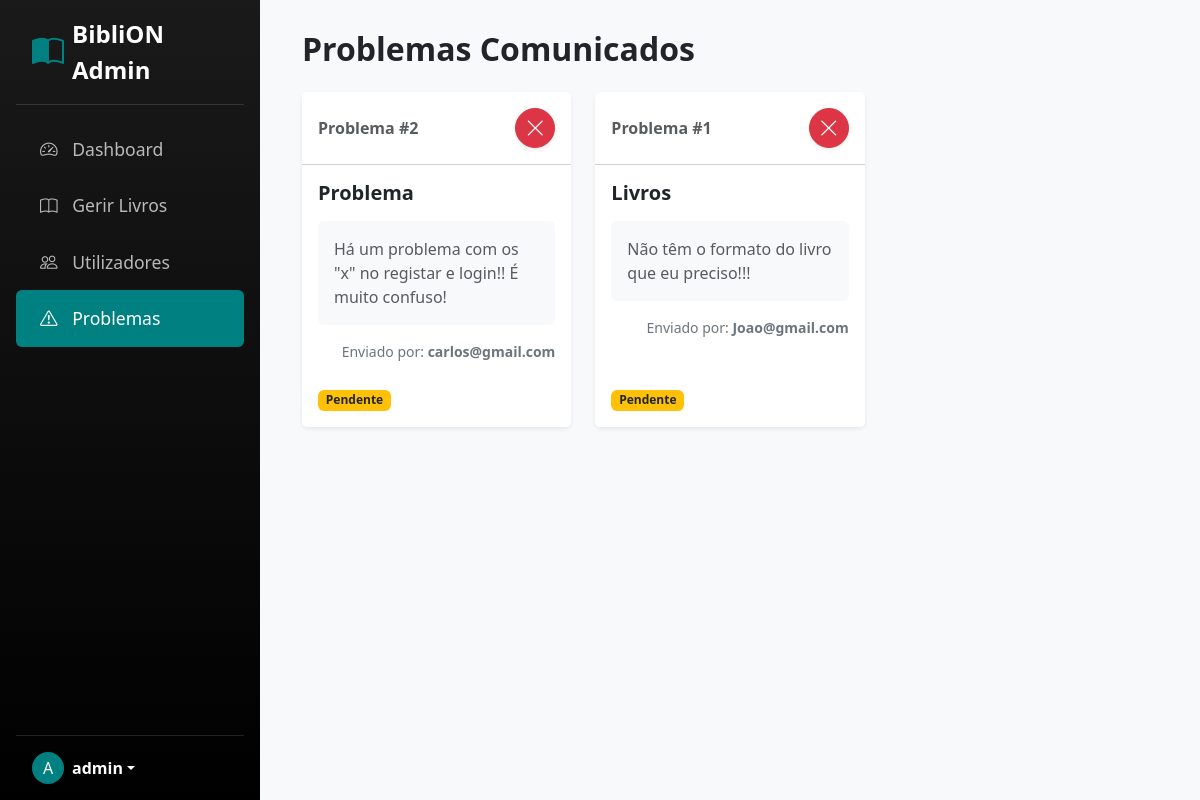
Screenshot of /admin/gerir_problemas.php (signed in) with the database file from the repository.
### tables this page shows
CREATE TABLE IF NOT EXISTS `problemas` (
  `ID_Problema` int NOT NULL AUTO_INCREMENT,
  `ID_Utilizador` int DEFAULT NULL,
  `Email` varchar(50) NOT NULL,
  `Assunto` varchar(100) NOT NULL,
  `Descricao` text NOT NULL,
  PRIMARY KEY (`ID_Problema`)
);

### admin/gerir_problemas.php (the view, shortened to what this page needs)
<?php
include 'includes/connection.php';
$sql = "SELECT * FROM problemas ORDER BY ID_Problema DESC";
$stmt = $dbh->query($sql);
$problemas = $stmt->fetchAll();
?>
<!DOCTYPE html>
<html lang="pt">
<head>
    <link rel="stylesheet" href="../css/bootstrap.min.css">
    <link rel="stylesheet" href="../css/bootstrap-icons.min.css">
    <link href="css/admin_style.css" rel="stylesheet">
</head>
<body>
    <?php include 'includes/nav.php'; ?>
    <div class="main-content">
        <div class="container-fluid">
            <h2 class="mb-4 fw-bold">Problemas Comunicados</h2>
            <div class="row g-4">
                <?php foreach($problemas as $prob): ?>
                    <div class="col-md-6 col-xl-4">
                        <div class="card border-0 shadow-sm h-100">
                            <div class="card-header bg-white d-flex justify-content-between align-items-center py-3">
                                <span class="fw-bold text-muted">Problema #<?php echo $prob['ID_Problema']; ?></span>
                                <button onclick="alternarEstado(this)"
                                        class="btn btn-danger rounded-circle d-flex align-items-center justify-content-center shadow-sm btn-estado"
                                        style="width: 40px; height: 40px;"
                                        title="Marcar como Resolvido">
                                    <i class="bi bi-x-lg fs-5"></i>
                                </button>
                            </div>
                            <div class="card-body">
                                <h5 class="card-title fw-bold mb-3">
                                    <?php echo htmlspecialchars($prob['Assunto'] ?? 'Sem Assunto'); ?>
                                </h5>
                                <p class="card-text text-muted bg-light p-3 rounded">
                                    <?php echo nl2br(htmlspecialchars($prob['Mensagem'] ?? $prob['Descricao'])); ?>
                                </p>
                                <p class="text-end small text-secondary mb-0">
                                    Enviado por:
                                    <strong>
                                        <?php
                                            echo htmlspecialchars($prob['Email'] ?? $prob['Email_Utilizador'] ?? 'Anónimo');
                                        ?>
                                    </strong>
                                </p>
                            </div>
                            <div class="card-footer bg-white border-top-0 pb-3">
                                <span class="badge bg-warning text-dark badge-estado">Pendente</span>
                            </div>
                        </div>
                    </div>
                <?php endforeach; ?>
            </div>
        </div>
    </div>
</body>
</html>

### admin/css/admin_style.css (style rules this page uses)
body { min-height: 100vh; overflow-x: hidden; background-color: #f8f9fa; }
.main-content { margin-left: 260px; padding: 30px; background-color: #f8f9fa; min-height: 100vh; transition: margin-left 0.3s; }

### rows the page displays
problemas: ID_Problema "2", Assunto "Problema", Descricao "Há um problema com os \"x\" no registar e login!! É muito confuso!", Email "carlos@gmail.com"
problemas: ID_Problema "1", Assunto "Livros", Descricao "Não têm o formato do livro que eu preciso!!!", Email "Joao@gmail.com"

### other values shown
substr($_SESSION['user_name'], 0, 1) "A"
$_SESSION['user_name'] "admin"
